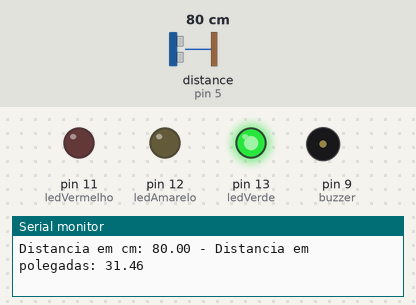
The sketch below on a simulated Arduino Uno, built with avr-gcc and run on an emulated ATmega328P. Shown: output pins drawn as LEDs (lit = HIGH), buzzer (waves = sounding), the last lines printed to the serial monitor. The inputs (shaded band) are chosen by the test bench; at power-on: distance to the obstacle (sensor on pin 5) 80 cm. The echo pulse lasts 58.3 µs per cm.

Above: at 1.2 s.
1.3 s: distance to the obstacle (sensor on pin 5) set to 17 cm
At 1.8 s:
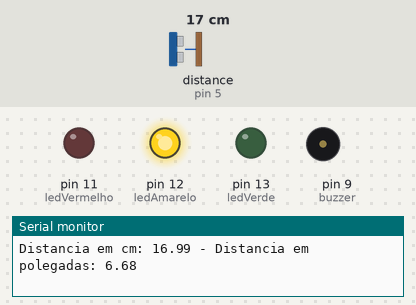
2.9 s: distance to the obstacle (sensor on pin 5) set to 2 cm
At 4.2 s:
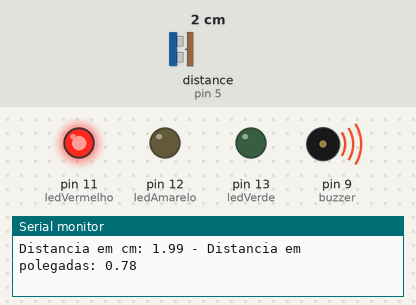
4.5 s: distance to the obstacle (sensor on pin 5) set to 35 cm
At 5.3 s:
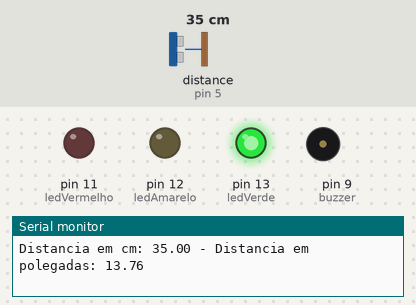
6.5 s: distance to the obstacle (sensor on pin 5) set to 4 cm
At 7.6 s:
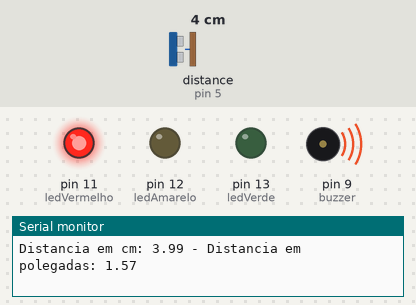
Timing chart, 0 to 9.1 s (numbered marks = the images above; inputs shaded):
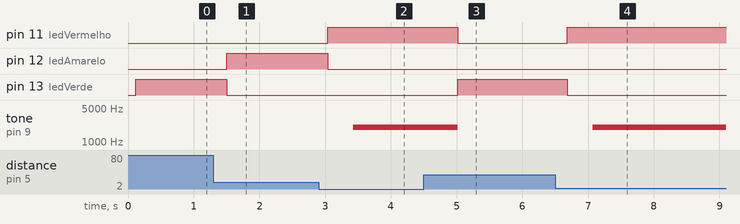

Measured:
- after the input at 1.3 s, pin 12 (ledAmarelo): LOW → HIGH after 0.20 s; pin 13 (ledVerde): HIGH → LOW after 0.20 s
- after the input at 2.9 s, pin 11 (ledVermelho): LOW → HIGH after 0.14 s; pin 12 (ledAmarelo): HIGH → LOW after 0.14 s; tone on pin 9 (buzzer): silent → 2017 Hz after 0.53 s
- after the input at 4.5 s, pin 11 (ledVermelho): HIGH → LOW after 0.52 s; pin 13 (ledVerde): LOW → HIGH after 0.52 s; tone on pin 9 (buzzer): 2017 Hz → silent after 0.52 s
- after the input at 6.5 s, pin 11 (ledVermelho): LOW → HIGH after 0.18 s; pin 13 (ledVerde): HIGH → LOW after 0.18 s; tone on pin 9 (buzzer): silent → 2017 Hz after 0.57 s

The sketch:

SensorAproximacao.ino
```cpp
#include <Ultrasonic.h>

//Define os pinos para o trigger e echo
#define pino_trigger 4
#define pino_echo 5

//Inicializa o sensor nos pinos definidos acima
Ultrasonic ultrasonic(pino_trigger, pino_echo);

const int ledVerde = 13;
const int ledAmarelo = 12;
const int ledVermelho = 11;
const int buzzer = 9;

float seno;
int frequencia;

void setup()
{
  Serial.begin(9600);
  Serial.println("Lendo dados do sensor...");

  //Definindo pinos digitais
  pinMode(ledVerde,OUTPUT); //13 como de saída.
  pinMode(ledAmarelo,OUTPUT); //12 como de saída.
  pinMode(ledVermelho,OUTPUT); //11 como de saída.
  pinMode(buzzer, OUTPUT);
}

void loop()
{
  //Le as informacoes do sensor, em cm e pol
  float cmMsec, inMsec;
  long microsec = ultrasonic.timing();
  cmMsec = ultrasonic.convert(microsec, Ultrasonic::CM);
  inMsec = ultrasonic.convert(microsec, Ultrasonic::IN);

  //Exibe informacoes no serial monitor
  Serial.print("Distancia em cm: ");
  Serial.print(cmMsec);
  Serial.print(" - Distancia em polegadas: ");
  Serial.println(inMsec);
  delay(100);

  //Apagando todos os leds
  digitalWrite(ledVerde,LOW);
  digitalWrite(ledAmarelo,LOW);
  digitalWrite(ledVermelho,LOW);

  pinMode(buzzer, OUTPUT);

  if(cmMsec > 20){
    digitalWrite(ledVerde,HIGH);
    noTone(buzzer);
  }
  if(cmMsec > 10 and cmMsec < 20){
    digitalWrite(ledAmarelo,HIGH);
    noTone(buzzer);
  }
  if(cmMsec < 10){
    digitalWrite(ledVermelho,HIGH);
    tocaBuzzer();
  }
}

void tocaBuzzer(){
 for(int x=0;x<180;x++){
  seno=(sin(x*3.1416/180));
  frequencia = 2000+(int(seno*1000));
  tone(buzzer,frequencia);
  delay(2);
}
}
```
